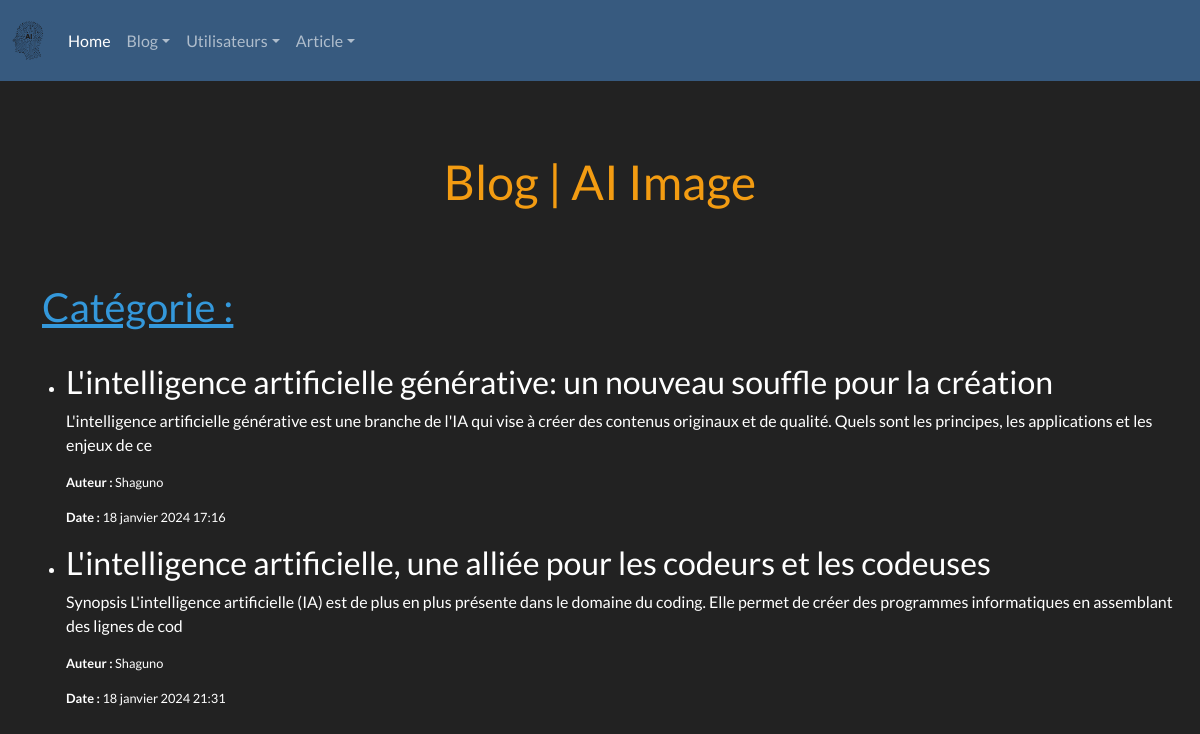
The app's page /blog/IA_image/ with its own data.
### blog/models.py (models this page shows, shortened)
class Article(models.Model):
    categorie_article = models.ForeignKey(Categorie, on_delete=models.CASCADE, max_length=100, verbose_name="Categorie Article")
    titre_article = models.CharField(max_length=100, verbose_name="Titre Article")
    synopsis_article = models.CharField(max_length=180, verbose_name="Synopsis Article")
    auteur_article = models.CharField(max_length=60, verbose_name="Auteur Article")
    date_creation_article = models.DateTimeField(auto_now_add=True, verbose_name="Date Article")
    contenu_article = models.TextField(verbose_name="Contenu Article")
    class Meta:
        verbose_name = "Article"
        verbose_name_plural = "Articles"

### blog/views.py (the view)
# urls.py: path('blog/IA_image/', views.voir_categorie_image, name='categorie_image'),
def voir_categorie_image(request):
    articles = Article.objects.all()
    categorie = Categorie.objects.all()
    return render(request, 'blog/categorie_image.html', {'categorie': categorie, 'articles': articles})

### templates/blog/categorie_image.html
{% extends 'base.html' %}
{% block contenu %}
<div class="container-fluid">
    <div class="container">
        <div class="card-body">
            <h1 class="card-title text-center p-4 mb-5 mt-5 text-warning">Blog | AI Image</h1>
        </div>
    </div>
    <div class="container">
        <div class="row mb-5">
            <h2 class="text-info">
                <u>Catégorie : {{ categorie_article }}</u>
            </h2>
            <ul class="m-4">
                {% for article in articles %}
                <li class="">
                    <h3>{{ article.titre_article }}</h3>
                    <p style="font-size: 1em;">{{ article.synopsis_article }}</p>
                    <p style="font-size: .8em;"><strong>Auteur :</strong> {{ article.auteur_article }}</p>
                    <p style="font-size: .8em;"><strong>Date :</strong> {{ article.date_creation_article }}</p>
                </li>
                {% empty %}
                <li>Aucun article dans cette catégorie.</li>
                {% endfor %}
            </ul>
        </div>
    </div>
</div>
{% endblock contenu %}

### records on screen
Article: titre_article "L'intelligence artificielle générative: un nouveau souffle pour la création", synopsis_article "L'intelligence artificielle générative est une branche de l'IA qui vise à créer des contenus originaux et de qualité. Quels sont les principes, les applications et les enjeux de ce", auteur_article "Shaguno", date_creation_article "18 janvier 2024 17:16"
Article: titre_article "L'intelligence artificielle, une alliée pour les codeurs et les codeuses", synopsis_article "Synopsis L'intelligence artificielle (IA) est de plus en plus présente dans le domaine du coding. Elle permet de créer des programmes informatiques en assemblant des lignes de cod", auteur_article "Shaguno", date_creation_article "18 janvier 2024 21:31"
